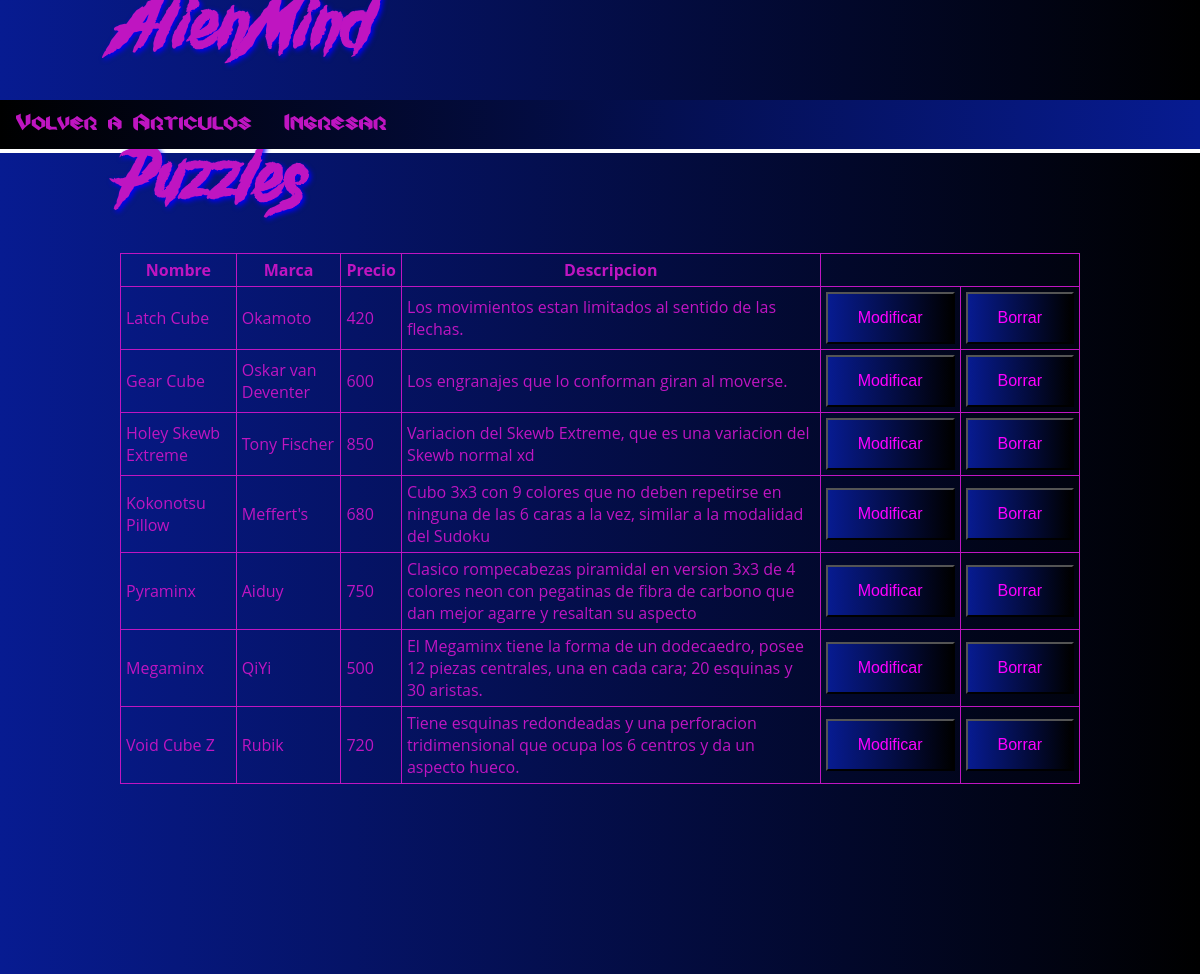
Screenshot of /PaNel/panelInicio.php (signed in) with the database file from the repository.
### tables this page shows
create table cubos(
 id int primary key auto_increment,
 Nombre varchar(30),
 Marca varchar(30),
 Precio int,
 Descripcion varchar(200),
 img varchar(300)
);

### PaNel/panelInicio.php (the view, shortened to what this page needs)
<html>
  <head>
    <link rel="stylesheet" href="../css/style.css">
  </head>
  <body >
	<div class ="top">
	<nav>
	<h1> AlienMind </h1>
	</nav>
	</div>
	<ul>
  <li><a href="../articulos.php"> Volver a Articulos </a></li>
  <li><a href="panelIngresar.php" >Ingresar</a></li>
    </ul>
	<div  class ="cuerpo">
			<h1>Puzzles</h1>
  <table style="width:80%" align="Center">
  <tr>
    <th>Nombre</th>
    <th>Marca</th>
    <th>Precio</th>
    <th>Descripcion</th>
  </tr>
<?php
	include("../PHP/connect.php");
$sql = "SELECT * FROM cubos";
$result = $conexion->query($sql);
if ($result->num_rows > 0) {
    while($row = $result->fetch_assoc()) {
        echo"<tr><td>" . $row["Nombre"]. "</td><td>" . $row["Marca"]. " </td><td>" . $row["Precio"]. "</td><td>" . $row["Descripcion"]. "</td><td> <input type='button' class='botonpanel' value='Modificar' onClick='modificar(" . $row["id"]. ");' > </td><td> <input type='button' class='botonpanel' value='Borrar' onClick='eliminar(" . $row["id"]. ");' /> </td></tr>";
    }
}
?>
</table>
</div>
<div class ="exyD">
</div>
  </body>
</html>

### css/style.css (style rules this page uses)
body { font-family: "Open Sans", sans-serif; font-size: 18px; margin: 0; }
.cuerpo { background: linear-gradient(to right, #071b91,#000000); margin-top: -3%; width:100%; }
.exyD { background: linear-gradient(to right, #071b91,#000000); width:100%; height: 190px; }
ul { list-style-type: none; margin: 0; padding: 0; overflow: hidden; position: sticky; top: 0; margin-top: 0px; background: linear-gradient(to left, #071b91,#000000); }
li { float: left; }
li a { display: block; color: #bf15c1; text-align: center; padding: 14px 16px; text-decoration: none; font-family: Abba; }
.top { width:100%; height:100px; background: linear-gradient(to right, #071b91,#000000); }
h1 { text-shadow: 2px 2px 5px blue; color: #bf15c1; margin-left:10%; font-family: Requiem; font-size: 60px; }
table, th, td { border: 1px solid #bf15c1; border-collapse: collapse; color: #bf15c1; width: 2px, 20px ,20px; }
th, td { padding: 5px; color: #bf15c1; }
.botonpanel { background: linear-gradient(to right, #071b91,#000000); color: magenta; padding: 15px 30px; text-align: center; font-size: 16px; }

### rows the page displays
cubos: Nombre "Latch Cube", Marca "Okamoto", Precio "420", Descripcion "Los movimientos estan limitados al sentido de las flechas."
cubos: Nombre "Gear Cube", Marca "Oskar van Deventer", Precio "600", Descripcion "Los engranajes que lo conforman giran al moverse."
cubos: Nombre "Holey Skewb Extreme", Marca "Tony Fischer", Precio "850", Descripcion "Variacion del Skewb Extreme, que es una variacion del Skewb normal xd"
cubos: Nombre "Kokonotsu Pillow", Marca "Meffert's", Precio "680", Descripcion "Cubo 3x3 con 9 colores que no deben repetirse en ninguna de las 6 caras a la vez, similar a la modalidad del Sudoku"
cubos: Nombre "Pyraminx", Marca "Aiduy", Precio "750", Descripcion "Clasico rompecabezas piramidal en version 3x3 de 4 colores neon con pegatinas de fibra de carbono que dan mejor agarre y resaltan su aspecto"
cubos: Nombre "Megaminx", Marca "QiYi", Precio "500", Descripcion "El Megaminx tiene la forma de un dodecaedro, posee 12 piezas centrales, una en cada cara; 20 esquinas y 30 aristas."
cubos: Nombre "Void Cube Z", Marca "Rubik", Precio "720", Descripcion "Tiene esquinas redondeadas y una perforacion tridimensional que ocupa los 6 centros y da un aspecto hueco."
